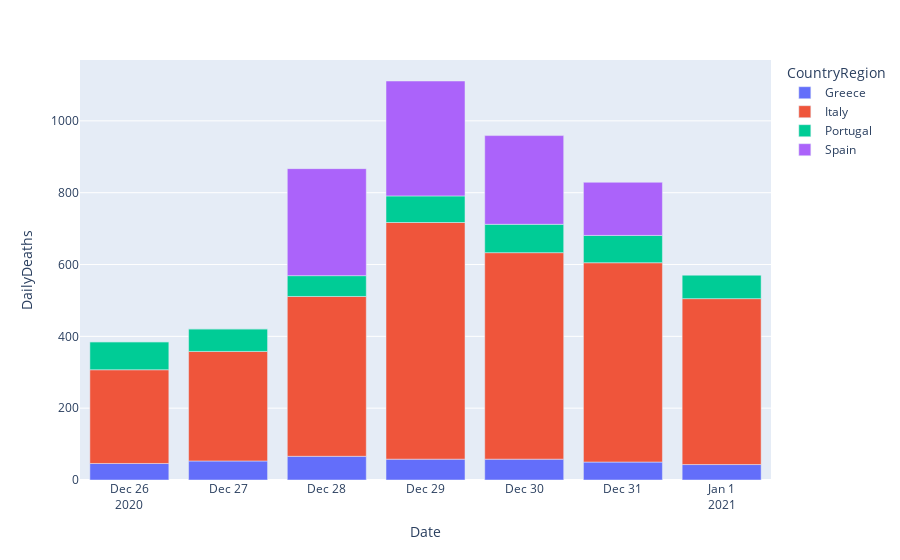

The cell this chart's notebook holds for it:
### Code cell
fig = px.bar(data_frame=df_stacked, x="Date", y="DailyDeaths", color="CountryRegion")
fig.show()

### Figure 1 — Plotly figure (JSON) as saved in the notebook; plotly's stock layout.template omitted (floating-point values rounded to 4 significant figures)
{"data": [{"alignmentgroup": "True", "hovertemplate": "CountryRegion=Greece<br>Date=%{x}<br>DailyDeaths=%{y}<extra></extra>", "legendgroup": "Greece", "marker": {"color": "#636efa", "pattern": {"shape": ""}}, "name": "Greece", "offsetgroup": "Greece", "orientation": "v", "showlegend": true, "textposition": "auto", "type": "bar", "x": ["2020-12-26T00:00:00", "2020-12-27T00:00:00", "2020-12-28T00:00:00", "2020-12-29T00:00:00", "2020-12-30T00:00:00", "2020-12-31T00:00:00", "2021-01-01T00:00:00"], "xaxis": "x", "y": [46, 53, 66, 58, 58, 50, 43], "yaxis": "y"}, {"alignmentgroup": "True", "hovertemplate": "CountryRegion=Italy<br>Date=%{x}<br>DailyDeaths=%{y}<extra></extra>", "legendgroup": "Italy", "marker": {"color": "#EF553B", "pattern": {"shape": ""}}, "name": "Italy", "offsetgroup": "Italy", "orientation": "v", "showlegend": true, "textposition": "auto", "type": "bar", "x": ["2020-12-26T00:00:00", "2020-12-27T00:00:00", "2020-12-28T00:00:00", "2020-12-29T00:00:00", "2020-12-30T00:00:00", "2020-12-31T00:00:00", "2021-01-01T00:00:00"], "xaxis": "x", "y": [261, 305, 445, 659, 575, 555, 462], "yaxis": "y"}, {"alignmentgroup": "True", "hovertemplate": "CountryRegion=Portugal<br>Date=%{x}<br>DailyDeaths=%{y}<extra></extra>", "legendgroup": "Portugal", "marker": {"color": "#00cc96", "pattern": {"shape": ""}}, "name": "Portugal", "offsetgroup": "Portugal", "orientation": "v", "showlegend": true, "textposition": "auto", "type": "bar", "x": ["2020-12-26T00:00:00", "2020-12-27T00:00:00", "2020-12-28T00:00:00", "2020-12-29T00:00:00", "2020-12-30T00:00:00", "2020-12-31T00:00:00", "2021-01-01T00:00:00"], "xaxis": "x", "y": [78, 63, 58, 74, 79, 76, 66], "yaxis": "y"}, {"alignmentgroup": "True", "hovertemplate": "CountryRegion=Spain<br>Date=%{x}<br>DailyDeaths=%{y}<extra></extra>", "legendgroup": "Spain", "marker": {"color": "#ab63fa", "pattern": {"shape": ""}}, "name": "Spain", "offsetgroup": "Spain", "orientation": "v", "showlegend": true, "textposition": "auto", "type": "bar", "x": ["2020-12-26T00:00:00", "2020-12-27T00:00:00", "2020-12-28T00:00:00", "2020-12-29T00:00:00", "2020-12-30T00:00:00", "2020-12-31T00:00:00", "2021-01-01T00:00:00"], "xaxis": "x", "y": [0, 0, 298, 320, 247, 148, 0], "yaxis": "y"}], "layout": {"barmode": "relative", "legend": {"title": {"text": "CountryRegion"}, "tracegroupgap": 0}, "margin": {"t": 60}, "xaxis": {"anchor": "y", "domain": [0, 1], "title": {"text": "Date"}}, "yaxis": {"anchor": "x", "domain": [0, 1], "title": {"text": "DailyDeaths"}}}}
